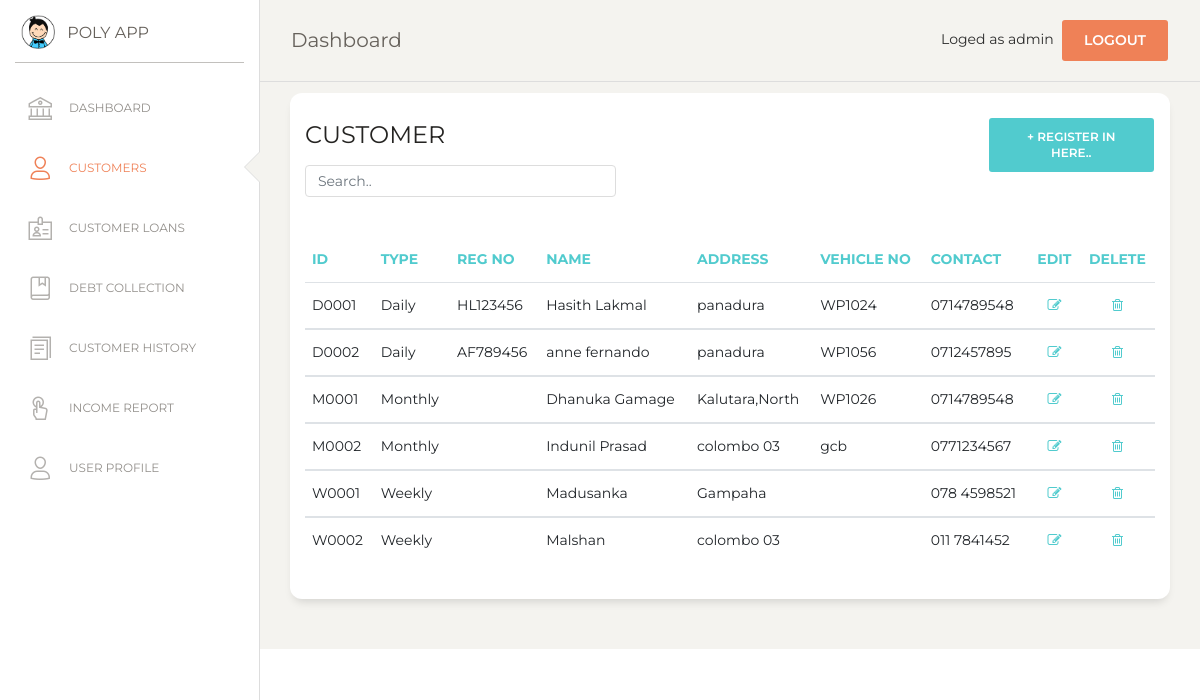
Page /customer.php (signed in) on the committed database.
### tables this page shows
CREATE TABLE `customer` (
  `cust_id` varchar(10) NOT NULL,
  `type` varchar(20) NOT NULL,
  `reg_no` varchar(100) NOT NULL,
  `name` varchar(100) NOT NULL,
  `address` varchar(150) NOT NULL,
  `vehicle_no` text NOT NULL,
  `contact` varchar(15) NOT NULL
);

### customer.php (the view, shortened to what this page needs)
<?php
if (!isset($_SESSION['loged_user'])) {
    header('location: login.php');
}else {
$con = mysqli_connect(DB_HOSTNAME,DB_USERNAME,DB_PASSWORD);
mysqli_select_db($con,DB_NAME);
?>
<!DOCTYPE html>
<html lang="en">
<head>
  <link href="https://maxcdn.bootstrapcdn.com/font-awesome/latest/css/font-awesome.min.css" rel="stylesheet">
  <link href="assets/css/bootstrap.min.css" rel="stylesheet" />
  <link href="assets/css/paper-dashboard.css?v=2.0.1" rel="stylesheet" />
  <link href="assets/demo/demo.css" rel="stylesheet" />
</head>
<body class="">
  <div class="wrapper ">
    <?php include('include/sidebar.php');  ?>
    <div class="main-panel">
      <?php include('include/nav.php');  ?>
      <div class="content">
       <div class="row">
          <div class="col-md-12">
            <div class="card">
              <div class="row">
              <div class="col-md-9">
              <div class="card-header">
                <h4 class="card-title"> CUSTOMER</h4>
                <input class="form-control myInput" id="myInput" type="text" placeholder="Search..">
              </div>
              </div>
              <div class="col-md-3">
                <div class="card-header">
                    <button type="button" class="btn btn-primary add-btn" data-toggle="modal" data-target="#Form1">+ Register in here..
                    </button>
                </div>
              </div>
              </div>
              <div class="card-body">
              </div>
              <div class="card-body">
                <div class="table-responsive">
                  <table class="table" id="myTable">
                    <thead class="text-primary">
                      <th>                    ID</th>
                      <th>                    Type</th>
                      <th>                    Reg No</th>
                      <th>                    Name</th>
                      <th>                    Address</th>
                      <th>                    Vehicle No</th>
                      <th>                    Contact</th>
                      <th class="text-center">Edit 				</th>
                      <th class="text-center">Delete 			</th>
                    </thead>
                    <tbody>
                      <?php
                      $sql=mysqli_query($con,"SELECT * FROM customer");
                      $numRows = mysqli_num_rows($sql);
                      if($numRows > 0) {
                        while($row = mysqli_fetch_assoc($sql)) {
                          ?>
                          <tr>
                            <td> <?php echo $row['cust_id'] ?>     </td>
                            <td> <?php echo $row['type'] ?>        </td>
                            <td> <?php echo $row['reg_no'] ?>        </td>
                            <td> <?php echo $row['name']?>         </td>
                            <td> <?php echo $row['address']  ?>    </td>
                            <td> <?php echo $row['vehicle_no']  ?> </td>
                            <td> <?php echo $row['contact']  ?>    </td>
                            <td class="text-center">
                             <a href="#" onclick="editView('<?php echo $row['cust_id']; ?>')" name="edit">
                              <i class="fa fa-pencil-square-o" aria-hidden="true"></i></a>
                            </td>
                            <td class="text-center">
                              <a href="#" onclick="confirmation('event','<?php echo $row['cust_id']; ?>')" name="delete">
                              <i class="fa fa-trash-o" aria-hidden="true"></i></a>
                            </td>
                          </tr>
                    </tbody>
                           <?php
                        }
                      }
                    ?>
                    </table>
                </div>
              </div>
            </div>
          </div>
        </div>
      </div>
      </div>
       <?php include('include/footer.php');  ?>
    </div>
</body>
</html>
<?php
}
?>

### assets/demo/demo.css (style rules this page uses)
.add-btn { float: right !important; }
.myInput { width: 50% !important; }

### rows in the picture
customer: cust_id "D0001", type "Daily", reg_no "HL123456", name "Hasith Lakmal", address "panadura", vehicle_no "WP1024", contact "0714789548"
customer: cust_id "D0002", type "Daily", reg_no "AF789456", name "anne fernando", address "panadura", vehicle_no "WP1056", contact "0712457895"
customer: cust_id "M0001", type "Monthly", name "Dhanuka Gamage", address "Kalutara,North", vehicle_no "WP1026", contact "0714789548"
customer: cust_id "M0002", type "Monthly", name "Indunil Prasad", address "colombo 03", vehicle_no "gcb", contact "0771234567"
customer: cust_id "W0001", type "Weekly", name "Madusanka", address "Gampaha", contact "078 4598521"
customer: cust_id "W0002", type "Weekly", name "Malshan", address "colombo 03", contact "011 7841452"

### other values in the picture
$_SESSION['loged_user'] "admin"
